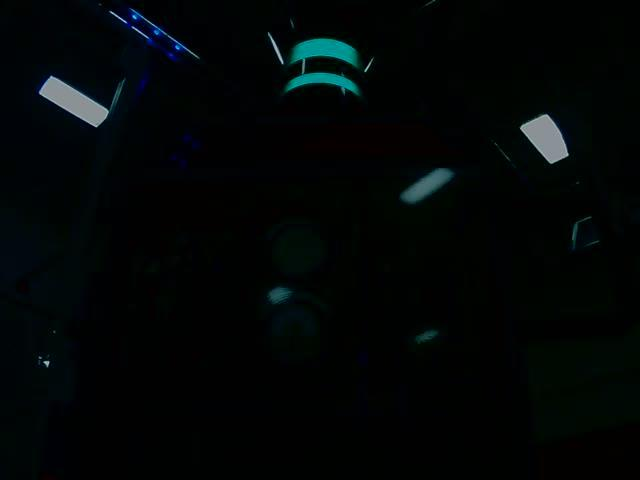
#> input picture Assignments/Examples/vision/1ftH4ftD1Angle0Brightness.jpg, 640 x 480 px
$ python -i grip.py   (imports and definitions only)   (Python 2 division)
#> lines starting #> are read from the running program, lines starting #| are printed output that depends on the picture
import cv2
import numpy
import math
from enum import Enum

class GripPipeline:
    """
    An OpenCV pipeline generated by GRIP.
    """

    def __init__(self):
        """initializes all values to presets or None if need to be set
        """

        self.__cv_resize_dsize = (0, 0)
        self.__cv_resize_fx = 0.4
        self.__cv_resize_fy = 0.4
        self.__cv_resize_interpolation = cv2.INTER_LINEAR

        self.cv_resize_output = None

        self.__hsv_threshold_input = self.cv_resize_output
        self.__hsv_threshold_hue = [17.805755395683452, 44.00679117147707]
        self.__hsv_threshold_saturation = [32.10431654676259, 179.23599320882852]
        self.__hsv_threshold_value = [73.38129496402877, 255.0]

        self.hsv_threshold_output = None

        self.__cv_erode_src = self.hsv_threshold_output
        self.__cv_erode_kernel = None
        self.__cv_erode_anchor = (-1, -1)
        self.__cv_erode_iterations = 1
        self.__cv_erode_bordertype = cv2.BORDER_CONSTANT
        self.__cv_erode_bordervalue = (-1)

        self.cv_erode_output = None

        self.__mask_input = self.cv_resize_output
        self.__mask_mask = self.cv_erode_output

        self.mask_output = None

        self.__find_blobs_input = self.mask_output
        self.__find_blobs_min_area = 1
        self.__find_blobs_circularity = [0.0, 1.0]
        self.__find_blobs_dark_blobs = True

        self.find_blobs_output = None


    def process(self, source0):
        """
        Runs the pipeline and sets all outputs to new values.
        """
        # Step CV_resize0:
        self.__cv_resize_src = source0
        (self.cv_resize_output) = self.__cv_resize(self.__cv_resize_src, self.__cv_resize_dsize, self.__cv_resize_fx, self.__cv_resize_fy, self.__cv_resize_interpolation)

        # Step HSV_Threshold0:
        self.__hsv_threshold_input = self.cv_resize_output
        (self.hsv_threshold_output) = self.__hsv_threshold(self.__hsv_threshold_input, self.__hsv_threshold_hue, self.__hsv_threshold_saturation, self.__hsv_threshold_value)

        # Step CV_erode0:
        self.__cv_erode_src = self.hsv_threshold_output
        (self.cv_erode_output) = self.__cv_erode(self.__cv_erode_src, self.__cv_erode_kernel, self.__cv_erode_anchor, self.__cv_erode_iterations, self.__cv_erode_bordertype, self.__cv_erode_bordervalue)

        # Step Mask0:
        self.__mask_input = self.cv_resize_output
        self.__mask_mask = self.cv_erode_output
        (self.mask_output) = self.__mask(self.__mask_input, self.__mask_mask)

        # Step Find_Blobs0:
        self.__find_blobs_input = self.mask_output
        (self.find_blobs_output) = self.__find_blobs(self.__find_blobs_input, self.__find_blobs_min_area, self.__find_blobs_circularity, self.__find_blobs_dark_blobs)


    @staticmethod
    def __cv_resize(src, d_size, fx, fy, interpolation):
        """Resizes an Image.
        Args:
            src: A numpy.ndarray.
            d_size: Size to set the image.
            fx: The scale factor for the x.
            fy: The scale factor for the y.
            interpolation: Opencv enum for the type of interpolation.
        Returns:
            A resized numpy.ndarray.
        """
        return cv2.resize(src, d_size, fx=fx, fy=fy, interpolation=interpolation)

    @staticmethod
    def __hsv_threshold(input, hue, sat, val):
        """Segment an image based on hue, saturation, and value ranges.
        Args:
            input: A BGR numpy.ndarray.
            hue: A list of two numbers the are the min and max hue.
            sat: A list of two numbers the are the min and max saturation.
            lum: A list of two numbers the are the min and max value.
        Returns:
            A black and white numpy.ndarray.
        """
        out = cv2.cvtColor(input, cv2.COLOR_BGR2HSV)
        return cv2.inRange(out, (hue[0], sat[0], val[0]),  (hue[1], sat[1], val[1]))

    # [51 lines left out: functions __cv_erode, __mask, __find_blobs, not called in this run]

>>> import cv2
>>> picture = cv2.imread('../Examples/vision/1ftH4ftD1Angle0Brightness.jpg', cv2.IMREAD_GRAYSCALE)
#> picture: shape (480, 640); min 0, max 202, mean 4.9
>>> result = GripPipeline().process(picture)
#> in __cv_resize, `return cv2.resize(src, d_size, fx=fx, fy=fy, interpolation=interpolati..`:
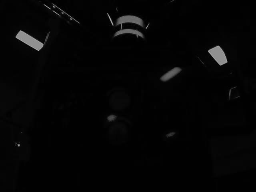
#> returned value: shape (192, 256); min 0, max 172, mean 4.9
#> (the run stopped early here; a loop or call above may not have finished)
